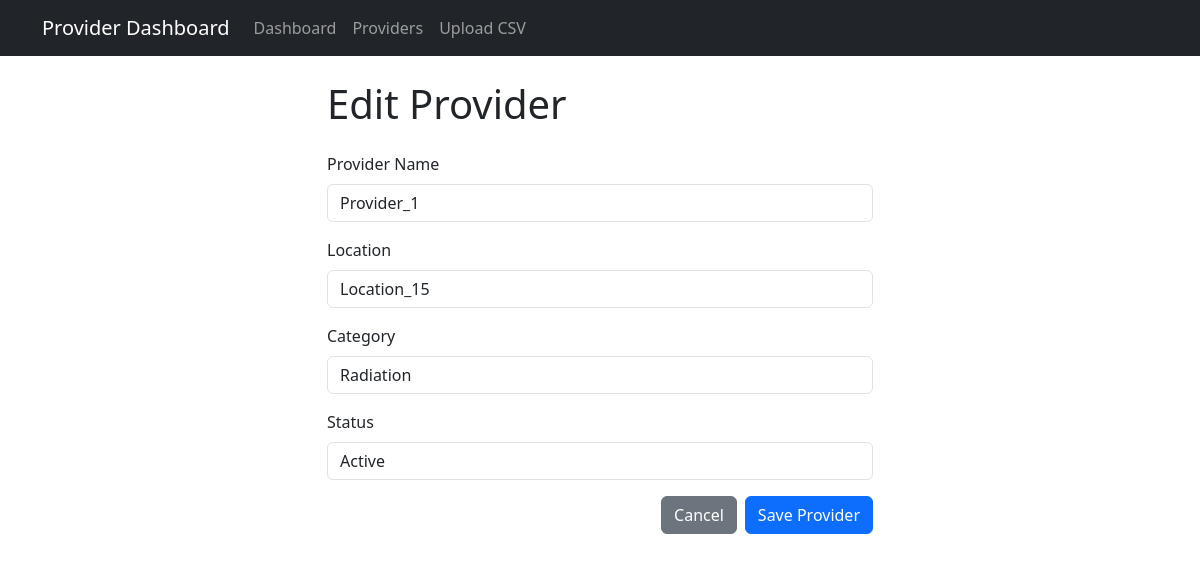
The app's page /providers/1/edit with its own data.
### models.py (models this page shows, shortened)
class Provider(db.Model):
    id = db.Column(db.Integer, primary_key=True)
    name = db.Column(db.String(100), nullable=False)
    location = db.Column(db.String(100), nullable=False)
    category = db.Column(db.String(50), nullable=False)
    status = db.Column(db.String(20), nullable=False)
    created_at = db.Column(db.DateTime, default=datetime.utcnow)
    __table_args__ = (
        db.UniqueConstraint('name', 'location', name='unique_provider_location'),
    )

### app.py (the view, shortened to what this page needs)
@app.route('/providers/<int:id>/edit', methods=['GET', 'POST'])
def edit_provider(id):
    provider = Provider.query.get_or_404(id) #retrieves data by id
    form = ProviderForm(obj=provider)        #pre-fills the form by provider data fetched
    return render_template('providers/edit.html', form=form, provider=provider)

### templates/providers/edit.html (shortened to what this page needs)
{% extends "base.html" %}
{% block content %}
<div class="row justify-content-center">
    <div class="col-md-8 col-lg-6">
        <h1 class="mb-4">Edit Provider</h1>
        <form method="POST" novalidate>
            <div class="mb-3">
                {{ form.name.label(class="form-label") }}
                {{ form.name(class="form-control " + ("is-invalid" if form.name.errors else "")) }}
            </div>
            <div class="mb-3">
                {{ form.location.label(class="form-label") }}
                {{ form.location(class="form-control " + ("is-invalid" if form.location.errors else "")) }}
            </div>
            <div class="mb-3">
                {{ form.category.label(class="form-label") }}
                {{ form.category(class="form-control " + ("is-invalid" if form.category.errors else "")) }}
            </div>
            <div class="mb-3">
                {{ form.status.label(class="form-label") }}
                {{ form.status(class="form-control " + ("is-invalid" if form.status.errors else "")) }}
            </div>
            <div class="d-grid gap-2 d-md-flex justify-content-md-end">
                <a href="{{ url_for('list_providers') }}" class="btn btn-secondary">Cancel</a>
                {{ form.submit(class="btn btn-primary") }}
            </div>
        </form>
    </div>
</div>
{% endblock %}

### records on screen
Provider: name "Provider_1", location "Location_15", category "Radiation", status "Active"
